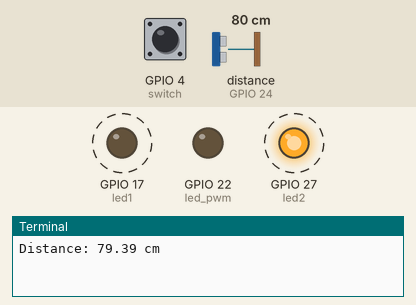
Simulated run of this program. Board: Raspberry Pi (BCM pin numbers). Shown: output pins drawn as LEDs (lit = HIGH), the last lines printed to the terminal. Dashed ring = blinking. Inputs (shaded band) come from the test bench; at power-on: distance to the obstacle (sensor on GPIO 24) 80 cm, GPIO 4 (switch) HIGH. The echo pulse lasts 58.3 µs per cm; the clock reads 2024-03-15 10:24:30 at power-on unless the program sets it; pins used as bus, display or sensor lines are not drawn.

Above: at 0.93 s.
1.3 s: distance to the obstacle (sensor on GPIO 24) set to 11 cm
4.4 s: distance to the obstacle (sensor on GPIO 24) set to 8 cm
At 4.89 s:
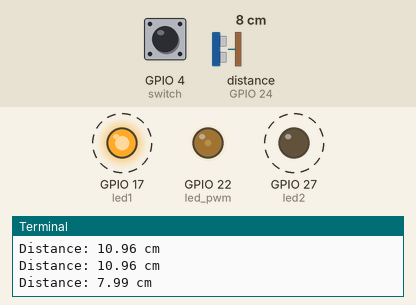
7.5 s: GPIO 4 (switch) pulled LOW for 0.15 s
At 7.67 s:
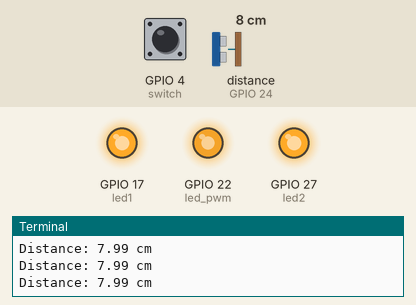
10.6 s: GPIO 4 (switch) pulled LOW for 1 s
At 11.28 s:
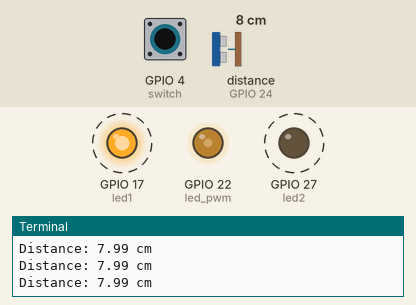
13.7 s: GPIO 4 (switch) pulled LOW for 3.2 s
At 14.27 s:
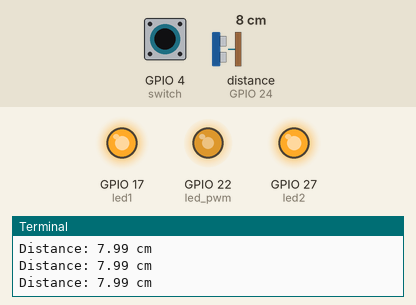
Timing chart, 0 to 19.4 s (numbered marks = the images above; inputs shaded):
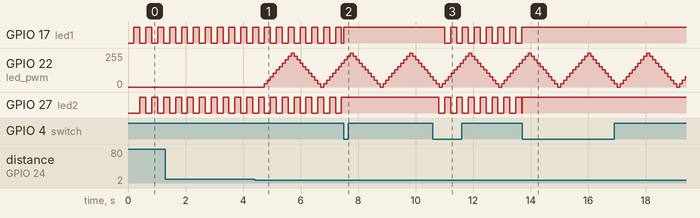

The program:

SuhangYeonseop.py
```python
import RPi.GPIO as GPIO
import time

switch = 4
led1 = 17
led2 = 27
trigger = 23
echo = 24
led_pwm = 22

distance_output_unit = "cm"
timer = 0
led1_bool = True
led2_bool = False
led_mode = "blinking"
switch_before = False
switch_current = False
distance_timer = 0
debug = True
pwm_raising_direction = True
pwm_raising_timer=0
pwm_raising_enabled = False
duty_rate = 0

GPIO.setmode(GPIO.BCM)
GPIO.setup(switch, GPIO.IN, pull_up_down=GPIO.PUD_UP)
GPIO.setup(led1, GPIO.OUT)
GPIO.setup(led2, GPIO.OUT)
GPIO.setup(trigger, GPIO.OUT)
GPIO.setup(echo, GPIO.IN)
GPIO.setup(led_pwm, GPIO.OUT)

pwm_control = GPIO.PWM(led_pwm, 100)
pwm_control.start(0)


def measure_distance():
    GPIO.output(trigger, GPIO.HIGH)
    time.sleep(0.00001)
    GPIO.output(trigger, GPIO.LOW)
    while not GPIO.input(echo):
        start_time = time.time()
    while GPIO.input(echo):
        end_time = time.time()
    duration = end_time - start_time

    distance = duration * 17000

    return distance


try:
    while True:
        switch_current = GPIO.input(switch)
        if not switch_current and switch_before:
            if led_mode == "blinking":
                led_mode = "all_on"
            elif led_mode == "all_on":
                led_mode = "blinking"


        if led_mode == "blinking" and timer >=200:
            GPIO.output(led1, led1_bool)
            GPIO.output(led2, led2_bool)
            led1_bool = not led1_bool
            led2_bool = not led2_bool
            timer=0
        elif led_mode == "all_on":
            GPIO.output(led1, GPIO.HIGH)
            GPIO.output(led2, GPIO.HIGH)
            timer=0

        if distance_timer >=500:
            distance_timer=0
            distance = measure_distance()
            if debug:
                print("Distance: %.2f %s" % (distance, distance_output_unit))
            if distance == -1:
                print("Distance is out of range.")
            elif distance <= 10:
                pwm_raising_enabled = True
            else:
                pwm_raising_timer=0
                pwm_raising_enabled = False
                pwm_control.ChangeDutyCycle(0)

        if pwm_raising_timer >= 100 and pwm_raising_enabled:
            pwm_raising_timer=0
            if pwm_raising_direction:
                duty_rate+=10
                pwm_control.ChangeDutyCycle(duty_rate)
                if duty_rate >= 100:
                    pwm_raising_direction = False
            else:
                duty_rate-=10
                pwm_control.ChangeDutyCycle(duty_rate)
                if duty_rate <= 0:
                    pwm_raising_direction = True


        time.sleep(0.001)
        timer+=1
        distance_timer+=1
        if pwm_raising_enabled:
            pwm_raising_timer+=1
        switch_before = switch_current

except KeyboardInterrupt:
    print("done.")

GPIO.cleanup()
```

Measured:
- the behaviour switches between 10 and 9 cm on distance to the obstacle (sensor on GPIO 24) (found by bisection; images 0 and 1)
- after the input at 4.4 s, GPIO 22 (led_pwm): 0/255 → 26/255 after 0.35 s, → 51/255 0.10 s later, → 77/255 0.10 s later, → 102/255 0.10 s later, … (27 changes in this stretch)
- after the input at 7.5 s, GPIO 27 (led2): stops changing and stays HIGH
- after the input at 10.6 s, GPIO 17 (led1): alternates HIGH for 0.21 s and LOW for 0.21 s, starting after 0.41 s; GPIO 27 (led2): alternates HIGH for 0.21 s and LOW for 0.21 s, starting after 0.20 s
- after the input at 13.7 s, GPIO 17 (led1): stops changing and stays HIGH
- by itself, GPIO 27 (led2): alternates HIGH for 0.21 s and LOW for 0.21 s
